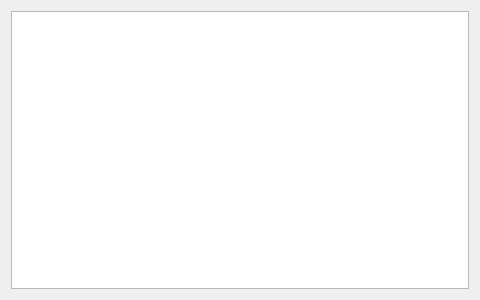
<?xml version="1.0" encoding="UTF-8"?>
<ui version="4.0">
 <class>mylistGUI</class>
 <widget class="QWidget" name="mylistGUI">
  <property name="geometry">
   <rect>
    <x>0</x>
    <y>0</y>
    <width>480</width>
    <height>300</height>
   </rect>
  </property>
  <property name="font">
   <font>
    <family>AppleGothic</family>
    <pointsize>14</pointsize>
   </font>
  </property>
  <property name="windowTitle">
   <string>My List</string>
  </property>
  <layout class="QHBoxLayout" name="horizontalLayout">
   <item>
    <widget class="QListView" name="mylistListView">
     <property name="font">
      <font>
       <family>AppleGothic</family>
       <pointsize>14</pointsize>
      </font>
     </property>
    </widget>
   </item>
  </layout>
 </widget>
 <resources/>
 <connections/>
</ui>
